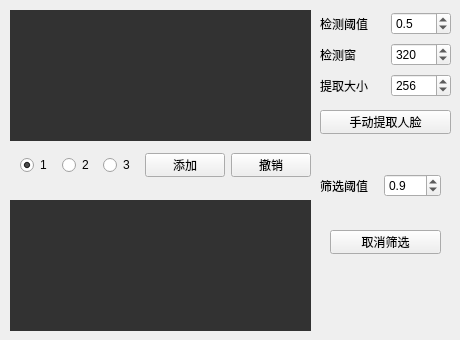
       <widget class="QWidget" name="tab_Detect">
        <attribute name="title">
         <string>人脸检测</string>
        </attribute>
        <widget class="QPushButton" name="btnClearIdetity">
         <property name="geometry">
          <rect>
           <x>330</x>
           <y>230</y>
           <width>111</width>
           <height>24</height>
          </rect>
         </property>
         <property name="maximumSize">
          <size>
           <width>999</width>
           <height>24</height>
          </size>
         </property>
         <property name="font">
          <font>
           <pointsize>9</pointsize>
          </font>
         </property>
         <property name="toolTip">
          <string>取消换脸对象人脸筛选</string>
         </property>
         <property name="text">
          <string>取消筛选</string>
         </property>
         <property name="icon">
          <iconset>
           <normaloff>C:/Users/ps/.designer/backup/icons/取消.png</normaloff>C:/Users/ps/.designer/backup/icons/取消.png</iconset>
         </property>
        </widget>
        <widget class="QWidget" name="gridLayoutWidget_13">
         <property name="geometry">
          <rect>
           <x>320</x>
           <y>170</y>
           <width>121</width>
           <height>31</height>
          </rect>
         </property>
         <layout class="QGridLayout" name="gridLayout_12">
          <item row="0" column="0">
           <widget class="QLabel" name="label_42">
            <property name="text">
             <string>筛选阈值</string>
            </property>
           </widget>
          </item>
          <item row="0" column="1">
           <widget class="QDoubleSpinBox" name="spinFaceVerifyThreshold">
            <property name="maximumSize">
             <size>
              <width>60</width>
              <height>16777215</height>
             </size>
            </property>
            <property name="styleSheet">
             <string notr="true"/>
            </property>
            <property name="decimals">
             <number>1</number>
            </property>
            <property name="minimum">
             <double>0.200000000000000</double>
            </property>
            <property name="maximum">
             <double>2.000000000000000</double>
            </property>
            <property name="singleStep">
             <double>0.100000000000000</double>
            </property>
            <property name="value">
             <double>0.900000000000000</double>
            </property>
           </widget>
          </item>
         </layout>
        </widget>
        <widget class="QLabel" name="AllDetectFacesLabel">
         <property name="geometry">
          <rect>
           <x>10</x>
           <y>10</y>
           <width>301</width>
           <height>131</height>
          </rect>
         </property>
         <property name="minimumSize">
          <size>
           <width>96</width>
           <height>96</height>
          </size>
         </property>
         <property name="styleSheet">
          <string notr="true">background-color: rgb(50, 50, 50);</string>
         </property>
         <property name="text">
          <string/>
         </property>
         <property name="alignment">
          <set>Qt::AlignCenter</set>
         </property>
        </widget>
        <widget class="QWidget" name="gridLayoutWidget">
         <property name="geometry">
          <rect>
           <x>320</x>
           <y>10</y>
           <width>131</width>
           <height>91</height>
          </rect>
         </property>
         <layout class="QGridLayout" name="gridDetectParams">
          <item row="0" column="1">
           <widget class="QDoubleSpinBox" name="spinFaceDetectThreshold">
            <property name="maximumSize">
             <size>
              <width>60</width>
              <height>16777215</height>
             </size>
            </property>
            <property name="styleSheet">
             <string notr="true"/>
            </property>
            <property name="decimals">
             <number>1</number>
            </property>
            <property name="minimum">
             <double>0.200000000000000</double>
            </property>
            <property name="maximum">
             <double>1.000000000000000</double>
            </property>
            <property name="singleStep">
             <double>0.100000000000000</double>
            </property>
            <property name="value">
             <double>0.500000000000000</double>
            </property>
           </widget>
          </item>
          <item row="0" column="0">
           <widget class="QLabel" name="label_33">
            <property name="text">
             <string>检测阈值</string>
            </property>
           </widget>
          </item>
          <item row="2" column="1">
           <widget class="QSpinBox" name="spinFaceReso">
            <property name="minimum">
             <number>192</number>
            </property>
            <property name="maximum">
             <number>512</number>
            </property>
            <property name="singleStep">
             <number>64</number>
            </property>
            <property name="value">
             <number>256</number>
            </property>
           </widget>
          </item>
          <item row="2" column="0">
           <widget class="QLabel" name="label_36">
            <property name="text">
             <string>提取大小</string>
            </property>
           </widget>
          </item>
          <item row="1" column="0">
           <widget class="QLabel" name="label_35">
            <property name="text">
             <string>检测窗</string>
            </property>
           </widget>
          </item>
          <item row="1" column="1">
           <widget class="QSpinBox" name="spinDetectWindowSize">
            <property name="minimum">
             <number>0</number>
            </property>
            <property name="maximum">
             <number>512</number>
            </property>
            <property name="singleStep">
             <number>64</number>
            </property>
            <property name="value">
             <number>320</number>
            </property>
           </widget>
          </item>
         </layout>
        </widget>
        <widget class="QPushButton" name="btnExtractAllFaces">
         <property name="geometry">
          <rect>
           <x>320</x>
           <y>110</y>
           <width>131</width>
           <height>24</height>
          </rect>
         </property>
         <property name="font">
          <font>
           <pointsize>9</pointsize>
          </font>
         </property>
         <property name="toolTip">
          <string>设定当前人物为换脸对象</string>
         </property>
         <property name="text">
          <string>手动提取人脸</string>
         </property>
         <property name="icon">
          <iconset>
           <normaloff>C:/Users/ps/.designer/backup/icons/确认.png</normaloff>C:/Users/ps/.designer/backup/icons/确认.png</iconset>
         </property>
        </widget>
        <widget class="QLabel" name="SwapTargetFaceLabel">
         <property name="geometry">
          <rect>
           <x>10</x>
           <y>200</y>
           <width>301</width>
           <height>131</height>
          </rect>
         </property>
         <property name="minimumSize">
          <size>
           <width>96</width>
           <height>96</height>
          </size>
         </property>
         <property name="styleSheet">
          <string notr="true">background-color: rgb(50, 50, 50);</string>
         </property>
         <property name="text">
          <string/>
         </property>
         <property name="alignment">
          <set>Qt::AlignCenter</set>
         </property>
        </widget>
        <widget class="QWidget" name="gridLayoutWidget_12">
         <property name="geometry">
          <rect>
           <x>20</x>
           <y>150</y>
           <width>291</width>
           <height>31</height>
          </rect>
         </property>
         <layout class="QGridLayout" name="gridLayout">
          <item row="0" column="3">
           <widget class="QRadioButton" name="radioChoose3">
            <property name="text">
             <string>3</string>
            </property>
           </widget>
          </item>
          <item row="0" column="1">
           <widget class="QRadioButton" name="radioChoose1">
            <property name="text">
             <string>1</string>
            </property>
            <property name="checked">
             <bool>true</bool>
            </property>
           </widget>
          </item>
          <item row="0" column="2">
           <widget class="QRadioButton" name="radioChoose2">
            <property name="text">
             <string>2</string>
            </property>
           </widget>
          </item>
          <item row="0" column="4">
           <widget class="QPushButton" name="btnAddLiveRef">
            <property name="maximumSize">
             <size>
              <width>999</width>
              <height>24</height>
             </size>
            </property>
            <property name="font">
             <font>
              <pointsize>9</pointsize>
             </font>
            </property>
            <property name="toolTip">
             <string>添加人脸图片作为挑选人脸的参考图</string>
            </property>
            <property name="text">
             <string>添加</string>
            </property>
            <property name="icon">
             <iconset>
              <normaloff>C:/Users/ps/.designer/backup/icons/取消.png</normaloff>C:/Users/ps/.designer/backup/icons/取消.png</iconset>
            </property>
           </widget>
          </item>
          <item row="0" column="5">
           <widget class="QPushButton" name="btnLivePopRef">
            <property name="maximumSize">
             <size>
              <width>999</width>
              <height>24</height>
             </size>
            </property>
            <property name="font">
             <font>
              <pointsize>9</pointsize>
             </font>
            </property>
            <property name="toolTip">
             <string>&lt;html&gt;&lt;head/&gt;&lt;body&gt;&lt;p&gt;&lt;span style=&quot; color:#e5210f;&quot;&gt;撤销最后添加的图片&lt;/span&gt;&lt;/p&gt;&lt;/body&gt;&lt;/html&gt;</string>
            </property>
            <property name="text">
             <string>撤销</string>
            </property>
            <property name="icon">
             <iconset>
              <normaloff>C:/Users/ps/.designer/backup/icons/取消.png</normaloff>C:/Users/ps/.designer/backup/icons/取消.png</iconset>
            </property>
           </widget>
          </item>
         </layout>
        </widget>
       </widget>
